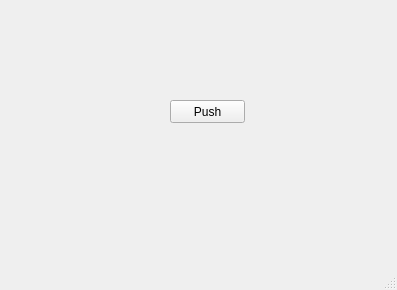
<?xml version="1.0" encoding="UTF-8"?>
<ui version="4.0">
 <class>MainWindow</class>
 <widget class="QMainWindow" name="MainWindow">
  <property name="geometry">
   <rect>
    <x>0</x>
    <y>0</y>
    <width>397</width>
    <height>290</height>
   </rect>
  </property>
  <property name="windowTitle">
   <string>MainWindow</string>
  </property>
  <widget class="QWidget" name="centralwidget">
   <widget class="QPushButton" name="pushButton">
    <property name="geometry">
     <rect>
      <x>170</x>
      <y>100</y>
      <width>75</width>
      <height>23</height>
     </rect>
    </property>
    <property name="text">
     <string>Push</string>
    </property>
   </widget>
  </widget>
  <widget class="QMenuBar" name="menubar">
   <property name="geometry">
    <rect>
     <x>0</x>
     <y>0</y>
     <width>397</width>
     <height>21</height>
    </rect>
   </property>
  </widget>
  <widget class="QStatusBar" name="statusbar"/>
 </widget>
 <resources/>
 <connections/>
</ui>
